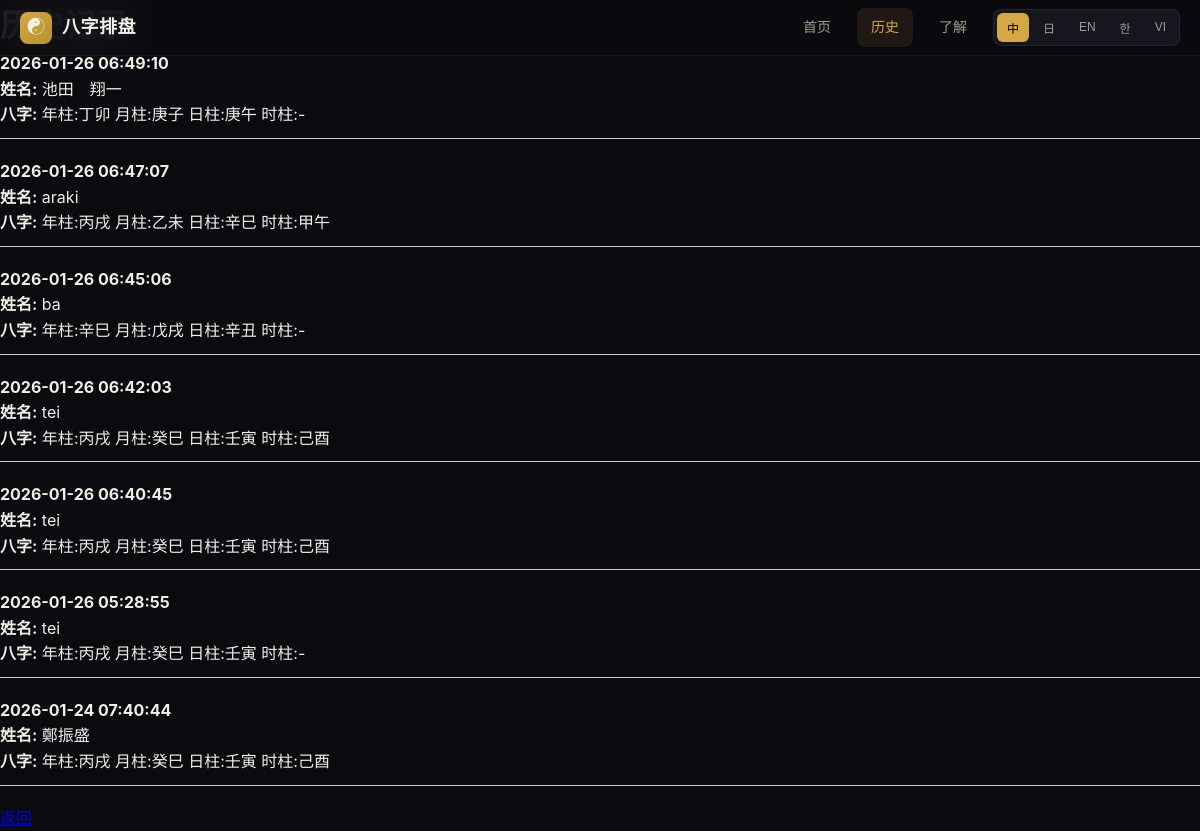
The app's page /history (signed in) with its own data.
### models/chart.py (models this page shows)
class Chart(db.Model):
    id = db.Column(db.Integer, primary_key=True)
    user_id = db.Column(db.Integer, db.ForeignKey("user.id"), nullable=False)
    created_at = db.Column(db.DateTime, default=datetime.utcnow)
    name = db.Column(db.String(100))
    birth_country = db.Column(db.String(10))
    birth_date = db.Column(db.String(20))
    birth_time = db.Column(db.String(20))
    gender = db.Column(db.String(10))
    result_json = db.Column(db.Text)
    def get_result(self):
        return json.loads(self.result_json)

### app.py (the view)
@app.route("/history")
@login_required
def history():
    records = Chart.query.filter_by(
        user_id=session["user_id"]
    ).order_by(Chart.created_at.desc()).all()
    return render_template("history.html", history=records)

### app.py (called while the page is built)
def check_rate_limit():
    import time
    ip = request.remote_addr
    now = time.time()
    if ip not in request_counts:
        request_counts[ip] = []
    request_counts[ip] = [t for t in request_counts[ip] if now - t < RATE_WINDOW]
    if len(request_counts[ip]) >= RATE_LIMIT:
        return False
    request_counts[ip].append(now)
    return True

@app.before_request
def before_request():
    if not check_rate_limit():
        return jsonify({"error": "Too many requests"}), 429
    blocked_paths = ['/wp-admin', '/phpmyadmin', '/.env', '/config', '/backup']
    for path in blocked_paths:
        if request.path.lower().startswith(path):
            abort(404)

@app.after_request
def after_request(response):
    response.headers['X-Content-Type-Options'] = 'nosniff'
    response.headers['X-Frame-Options'] = 'DENY'
    response.headers['X-XSS-Protection'] = '1; mode=block'
    response.headers['Strict-Transport-Security'] = 'max-age=31536000; includeSubDomains'
    response.headers['Content-Security-Policy'] = "default-src 'self' 'unsafe-inline' 'unsafe-eval'; script-src 'self' 'unsafe-inline' 'unsafe-eval'; style-src 'self' 'unsafe-inline'"
    response.headers['Referrer-Policy'] = 'strict-origin-when-cross-origin'
    response.headers['Permissions-Policy'] = 'geolocation=(), camera=(), microphone=()'
    return response

def login_required(f):
    @wraps(f)
    def wrapper(*args, **kwargs):
        if "user_id" not in session:
            return redirect("/login")
        return f(*args, **kwargs)
    return wrapper

### templates/history.html
{% extends "base.html" %}
{% block content %}
<h1 data-i18n="history_title">历史记录</h1>
{% if history %}
  <ul>
  {% for h in history %}
    {% set res = h.get_result() %}
    <li style="margin-bottom: 20px; border-bottom: 1px solid #ccc; padding-bottom: 10px;">
      <strong>{{ h.created_at.strftime('%Y-%m-%d %H:%M:%S') }}</strong><br>
      <strong><span data-i18n="name_label">姓名</span>:</strong>
      {% if h.name %}
        {{ h.name }}
      {% else %}
        <span data-i18n="unnamed">未命名</span>
      {% endif %}
      <br>
      <strong><span data-i18n="bazi_label">八字</span>:</strong>
      <span data-i18n="year_pillar">年柱</span>:{{ res.bazi.year }}
      <span data-i18n="month_pillar">月柱</span>:{{ res.bazi.month }}
      <span data-i18n="day_pillar">日柱</span>:{{ res.bazi.day }}
      <span data-i18n="hour_pillar">时柱</span>:{{ res.bazi.hour }}
    </li>
  {% endfor %}
  </ul>
{% else %}
  <p data-i18n="no_history">暂无历史记录</p>
{% endif %}
<a href="/" data-i18n="back">返回</a>
{% endblock %}

### templates/base.html (shortened to what this page needs)
<!DOCTYPE html>
<html lang="zh">
<head>
  <link rel="stylesheet" href="{{ url_for('static', filename='style.css') }}">
</head>
<body>
<nav class="top-nav">
  <a href="/" class="nav-brand">
    <div class="nav-brand-icon">☯</div>
    <span class="nav-brand-text" data-i18n="app_title_short">八字排盘</span>
  </a>
  <div class="nav-actions">
    <a href="/" class="nav-link {% if request.path == '/' %}active{% endif %}" data-i18n="nav_home">首页</a>
    <a href="/history" class="nav-link {% if request.path == '/history' %}active{% endif %}" data-i18n="nav_history">历史</a>
    <a href="/explain" class="nav-link {% if request.path == '/explain' %}active{% endif %}" data-i18n="nav_learn">了解</a>
    <div class="lang-switch">
      <button class="lang-btn" data-lang="zh" onclick="loadLang('zh')">中</button>
      <button class="lang-btn" data-lang="ja" onclick="loadLang('ja')">日</button>
      <button class="lang-btn" data-lang="en" onclick="loadLang('en')">EN</button>
      <button class="lang-btn" data-lang="ko" onclick="loadLang('ko')">한</button>
      <button class="lang-btn" data-lang="vi" onclick="loadLang('vi')">VI</button>
    </div>
  </div>
</nav>
{% block content %}{% endblock %}
</body>
</html>

### static/style.css (style rules this page uses)
* { box-sizing: border-box; margin: 0; padding: 0; }
:root { --wx-wood: #8fd19e; --wx-fire: #ff826e; --wx-earth: #e0c36b; --wx-metal: #a7c7ff; --wx-water: #7ec8e3; --bg: #0a0a0f; --bg-secondary: #12121a; --card: #16161f; --card-hover: #1c1c28; --border: rgba(255,255,255,0.06); --border-focus: rgba(201,162,63,0.4); --text: #f0efe8; --text-secondary: #a09b8c; --text-muted: #6b6560; --gold: #d4a843; --gold-light: #e8c06a; --gold-dark: #b8912e; --accent: #e0c36b; --success: #4ade80; --warning: #fbbf24; --danger: #f87171; --radius-sm: 8px; --radius-md: 12px; --radius-lg: 16px; --radius-xl: 24px; --shadow-sm: 0 2px 8px rgba(0,0,0,0.2); --shadow-md: 0 4px 16px rgba(0,0,0,0.3); --shadow-lg: 0 8px 32px rgba(0,0,0,0.4); --shadow-gold: 0 4px 20px rgba(212,168,67,0.15); }
html { font-size: 16px; -webkit-text-size-adjust: 100%; }
body { background: var(--bg); color: var(--text); font-family: -apple-system, BlinkMacSystemFont, "SF Pro Display", "Segoe UI", "Helvetica Neue", "Noto Sans SC", sans-serif; line-height: 1.6; min-height: 100vh; -webkit-font-smoothing: antialiased; }
.top-nav { position: fixed; top: 0; left: 0; right: 0; height: 56px; background: rgba(10, 10, 15, 0.85); backdrop-filter: blur(20px); -webkit-backdrop-filter: blur(20px); border-bottom: 1px solid var(--border); z-index: 100; display: flex; align-items: center; justify-content: space-between; padding: 0 20px; }
.nav-brand { display: flex; align-items: center; gap: 10px; text-decoration: none; color: var(--text); }
.nav-brand-icon { width: 32px; height: 32px; background: linear-gradient(135deg, var(--gold), var(--gold-dark)); border-radius: var(--radius-sm); display: flex; align-items: center; justify-content: center; font-size: 18px; }
.nav-brand-text { font-size: 18px; font-weight: 600; letter-spacing: 0.5px; }
.nav-actions { display: flex; align-items: center; gap: 12px; }
.lang-switch { display: flex; gap: 4px; background: var(--card); padding: 3px; border-radius: var(--radius-sm); border: 1px solid var(--border); }
.lang-btn { padding: 6px 10px; border: none; border-radius: 6px; background: transparent; color: var(--text-secondary); font-size: 12px; font-weight: 500; cursor: pointer; transition: all 0.2s ease; }
.lang-btn.active { background: var(--gold); color: #000; }
.nav-link { padding: 8px 14px; border-radius: var(--radius-sm); text-decoration: none; color: var(--text-secondary); font-size: 14px; font-weight: 500; transition: all 0.2s ease; }
.nav-link:hover, .nav-link.active { color: var(--gold); background: rgba(212,168,67,0.1); }

### records on screen
Chart: created_at "2026-01-26 06:49:10", name "池田 翔一", bazi.year "丁卯", bazi.month "庚子", bazi.day "庚午", bazi.hour "-"
Chart: created_at "2026-01-26 06:47:07", name "araki", bazi.year "丙戌", bazi.month "乙未", bazi.day "辛巳", bazi.hour "甲午"
Chart: created_at "2026-01-26 06:45:06", name "ba", bazi.year "辛巳", bazi.month "戊戌", bazi.day "辛丑", bazi.hour "-"
Chart: created_at "2026-01-26 06:42:03", name "tei", bazi.year "丙戌", bazi.month "癸巳", bazi.day "壬寅", bazi.hour "己酉"
Chart: created_at "2026-01-26 06:40:45", name "tei", bazi.year "丙戌", bazi.month "癸巳", bazi.day "壬寅", bazi.hour "己酉"
Chart: created_at "2026-01-26 05:28:55", name "tei", bazi.year "丙戌", bazi.month "癸巳", bazi.day "壬寅", bazi.hour "-"
Chart: created_at "2026-01-24 07:40:44", name "鄭振盛", bazi.year "丙戌", bazi.month "癸巳", bazi.day "壬寅", bazi.hour "己酉"
